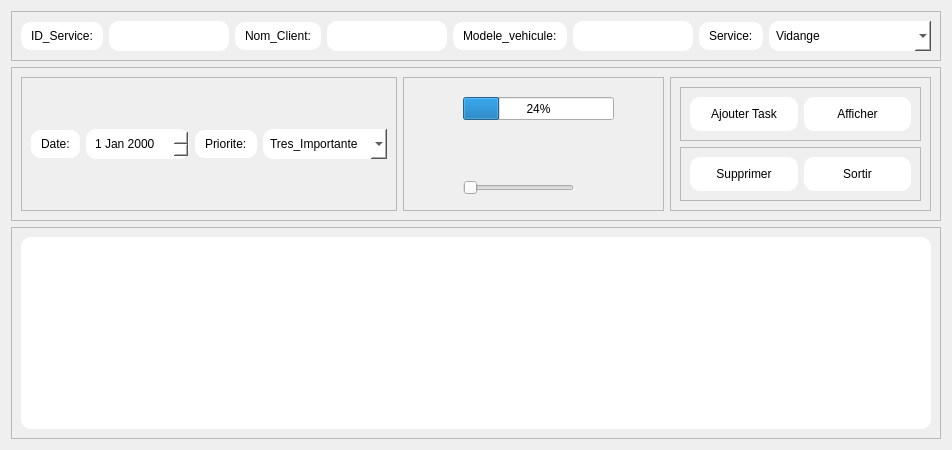
         <widget class="QWidget" name="sertodo">
          <layout class="QVBoxLayout" name="verticalLayout_23">
           <item>
            <widget class="QFrame" name="frame_42">
             <property name="sizePolicy">
              <sizepolicy hsizetype="Preferred" vsizetype="Maximum">
               <horstretch>0</horstretch>
               <verstretch>0</verstretch>
              </sizepolicy>
             </property>
             <property name="frameShape">
              <enum>QFrame::Shape::StyledPanel</enum>
             </property>
             <property name="frameShadow">
              <enum>QFrame::Shadow::Raised</enum>
             </property>
             <layout class="QHBoxLayout" name="horizontalLayout_28">
              <item>
               <widget class="QLabel" name="label_41">
                <property name="sizePolicy">
                 <sizepolicy hsizetype="Preferred" vsizetype="Maximum">
                  <horstretch>0</horstretch>
                  <verstretch>0</verstretch>
                 </sizepolicy>
                </property>
                <property name="styleSheet">
                 <string notr="true">background-color: rgb(255, 255, 255);
border-radius: 10px;
padding:7px;</string>
                </property>
                <property name="text">
                 <string>ID_Service:</string>
                </property>
               </widget>
              </item>
              <item>
               <widget class="QLineEdit" name="lineEdittodoid">
                <property name="styleSheet">
                 <string notr="true">background-color: rgb(255, 255, 255);
border-radius: 10px;padding:7px;</string>
                </property>
               </widget>
              </item>
              <item>
               <widget class="QLabel" name="label_42">
                <property name="sizePolicy">
                 <sizepolicy hsizetype="Preferred" vsizetype="Maximum">
                  <horstretch>0</horstretch>
                  <verstretch>0</verstretch>
                 </sizepolicy>
                </property>
                <property name="styleSheet">
                 <string notr="true">background-color: rgb(255, 255, 255);
border-radius: 10px;padding:7px;</string>
                </property>
                <property name="text">
                 <string>Nom_Client:</string>
                </property>
               </widget>
              </item>
              <item>
               <widget class="QLineEdit" name="lineEdittodonom">
                <property name="styleSheet">
                 <string notr="true">background-color: rgb(255, 255, 255);
border-radius: 10px;padding:7px;</string>
                </property>
               </widget>
              </item>
              <item>
               <widget class="QLabel" name="label_43">
                <property name="sizePolicy">
                 <sizepolicy hsizetype="Preferred" vsizetype="Maximum">
                  <horstretch>0</horstretch>
                  <verstretch>0</verstretch>
                 </sizepolicy>
                </property>
                <property name="styleSheet">
                 <string notr="true">background-color: rgb(255, 255, 255);
border-radius: 10px;padding:7px;</string>
                </property>
                <property name="text">
                 <string>Modele_vehicule:</string>
                </property>
               </widget>
              </item>
              <item>
               <widget class="QLineEdit" name="lineEdittodomodel">
                <property name="styleSheet">
                 <string notr="true">background-color: rgb(255, 255, 255);
border-radius: 10px;padding:7px;</string>
                </property>
               </widget>
              </item>
              <item>
               <widget class="QLabel" name="label_44">
                <property name="sizePolicy">
                 <sizepolicy hsizetype="Preferred" vsizetype="Maximum">
                  <horstretch>0</horstretch>
                  <verstretch>0</verstretch>
                 </sizepolicy>
                </property>
                <property name="styleSheet">
                 <string notr="true">background-color: rgb(255, 255, 255);
border-radius: 10px;padding:7px;</string>
                </property>
                <property name="text">
                 <string>Service:</string>
                </property>
               </widget>
              </item>
              <item>
               <widget class="QComboBox" name="comboBoxtodoservice">
                <property name="styleSheet">
                 <string notr="true">background-color: rgb(255, 255, 255);
border-radius: 10px;padding:7px;</string>
                </property>
                <item>
                 <property name="text">
                  <string>Vidange</string>
                 </property>
                </item>
                <item>
                 <property name="text">
                  <string>Chagement d'huile</string>
                 </property>
                </item>
                <item>
                 <property name="text">
                  <string>Diagnostique</string>
                 </property>
                </item>
                <item>
                 <property name="text">
                  <string>Verification_du_batterie</string>
                 </property>
                </item>
                <item>
                 <property name="text">
                  <string>Verification_du_moteur</string>
                 </property>
                </item>
               </widget>
              </item>
             </layout>
            </widget>
           </item>
           <item>
            <widget class="QFrame" name="frame_43">
             <property name="sizePolicy">
              <sizepolicy hsizetype="Preferred" vsizetype="Maximum">
               <horstretch>0</horstretch>
               <verstretch>0</verstretch>
              </sizepolicy>
             </property>
             <property name="frameShape">
              <enum>QFrame::Shape::StyledPanel</enum>
             </property>
             <property name="frameShadow">
              <enum>QFrame::Shadow::Raised</enum>
             </property>
             <layout class="QHBoxLayout" name="horizontalLayout_29">
              <item>
               <widget class="QFrame" name="frame_45">
                <property name="frameShape">
                 <enum>QFrame::Shape::StyledPanel</enum>
                </property>
                <property name="frameShadow">
                 <enum>QFrame::Shadow::Raised</enum>
                </property>
                <layout class="QHBoxLayout" name="horizontalLayout_30">
                 <item>
                  <widget class="QLabel" name="label_45">
                   <property name="sizePolicy">
                    <sizepolicy hsizetype="Preferred" vsizetype="Maximum">
                     <horstretch>0</horstretch>
                     <verstretch>0</verstretch>
                    </sizepolicy>
                   </property>
                   <property name="styleSheet">
                    <string notr="true">background-color: rgb(255, 255, 255);
border-radius: 10px;padding:7px;</string>
                   </property>
                   <property name="text">
                    <string>Date:</string>
                   </property>
                  </widget>
                 </item>
                 <item>
                  <widget class="QDateEdit" name="dateEdittodo">
                   <property name="styleSheet">
                    <string notr="true">background-color: rgb(255, 255, 255);
border-radius: 10px;padding:7px;</string>
                   </property>
                  </widget>
                 </item>
                 <item>
                  <widget class="QLabel" name="label_57">
                   <property name="sizePolicy">
                    <sizepolicy hsizetype="Preferred" vsizetype="Maximum">
                     <horstretch>0</horstretch>
                     <verstretch>0</verstretch>
                    </sizepolicy>
                   </property>
                   <property name="styleSheet">
                    <string notr="true">background-color: rgb(255, 255, 255);
border-radius: 10px;padding:7px;</string>
                   </property>
                   <property name="text">
                    <string>Priorite:</string>
                   </property>
                  </widget>
                 </item>
                 <item>
                  <widget class="QComboBox" name="comboBoxtodopriorite">
                   <property name="styleSheet">
                    <string notr="true">background-color: rgb(255, 255, 255);
border-radius: 10px;padding:7px;</string>
                   </property>
                   <item>
                    <property name="text">
                     <string>Tres_Importante</string>
                    </property>
                   </item>
                   <item>
                    <property name="text">
                     <string>Importante</string>
                    </property>
                   </item>
                   <item>
                    <property name="text">
                     <string>Moin_Importante</string>
                    </property>
                   </item>
                  </widget>
                 </item>
                </layout>
               </widget>
              </item>
              <item>
               <widget class="QFrame" name="frame_46">
                <property name="frameShape">
                 <enum>QFrame::Shape::StyledPanel</enum>
                </property>
                <property name="frameShadow">
                 <enum>QFrame::Shadow::Raised</enum>
                </property>
                <widget class="QProgressBar" name="progressBartodo">
                 <property name="geometry">
                  <rect>
                   <x>60</x>
                   <y>20</y>
                   <width>151</width>
                   <height>23</height>
                  </rect>
                 </property>
                 <property name="value">
                  <number>24</number>
                 </property>
                </widget>
                <widget class="QSlider" name="horizontalSlidertodo">
                 <property name="geometry">
                  <rect>
                   <x>60</x>
                   <y>100</y>
                   <width>111</width>
                   <height>22</height>
                  </rect>
                 </property>
                 <property name="orientation">
                  <enum>Qt::Orientation::Horizontal</enum>
                 </property>
                </widget>
               </widget>
              </item>
              <item>
               <widget class="QFrame" name="frame_47">
                <property name="frameShape">
                 <enum>QFrame::Shape::StyledPanel</enum>
                </property>
                <property name="frameShadow">
                 <enum>QFrame::Shadow::Raised</enum>
                </property>
                <layout class="QVBoxLayout" name="verticalLayout_24">
                 <item>
                  <widget class="QFrame" name="frame_48">
                   <property name="frameShape">
                    <enum>QFrame::Shape::StyledPanel</enum>
                   </property>
                   <property name="frameShadow">
                    <enum>QFrame::Shadow::Raised</enum>
                   </property>
                   <layout class="QHBoxLayout" name="horizontalLayout_31">
                    <item>
                     <widget class="QPushButton" name="pushButtontodoajouter">
                      <property name="styleSheet">
                       <string notr="true">QPushButton
{
background-color:rgb(255, 255, 255);
border-radius: 10px;
padding: 10px;
}

QPushButton:Hover {
				background-color: rgb(159, 159, 159);
				border-color: rgb(159, 159, 159);}
</string>
                      </property>
                      <property name="text">
                       <string>Ajouter Task</string>
                      </property>
                     </widget>
                    </item>
                    <item>
                     <widget class="QPushButton" name="pushButtontodoafficher">
                      <property name="styleSheet">
                       <string notr="true">QPushButton
{
background-color:rgb(255, 255, 255);
border-radius: 10px;
padding: 10px;
}

QPushButton:Hover {
				background-color: rgb(159, 159, 159);
				border-color: rgb(159, 159, 159);}
</string>
                      </property>
                      <property name="text">
                       <string>Afficher</string>
                      </property>
                     </widget>
                    </item>
                   </layout>
                  </widget>
                 </item>
                 <item>
                  <widget class="QFrame" name="frame_49">
                   <property name="frameShape">
                    <enum>QFrame::Shape::StyledPanel</enum>
                   </property>
                   <property name="frameShadow">
                    <enum>QFrame::Shadow::Raised</enum>
                   </property>
                   <layout class="QHBoxLayout" name="horizontalLayout_32">
                    <item>
                     <widget class="QPushButton" name="pushButtontodosup">
                      <property name="styleSheet">
                       <string notr="true">QPushButton
{
background-color:rgb(255, 255, 255);
border-radius: 10px;
padding: 10px;
}

QPushButton:Hover {
				background-color: rgb(159, 159, 159);
				border-color: rgb(159, 159, 159);}
</string>
                      </property>
                      <property name="text">
                       <string>Supprimer</string>
                      </property>
                     </widget>
                    </item>
                    <item>
                     <widget class="QPushButton" name="pushButtontodosortir">
                      <property name="styleSheet">
                       <string notr="true">QPushButton
{
background-color:rgb(255, 255, 255);
border-radius: 10px;
padding: 10px;
}

QPushButton:Hover {
				background-color: rgb(159, 159, 159);
				border-color: rgb(159, 159, 159);}
</string>
                      </property>
                      <property name="text">
                       <string>Sortir</string>
                      </property>
                     </widget>
                    </item>
                   </layout>
                  </widget>
                 </item>
                </layout>
               </widget>
              </item>
             </layout>
            </widget>
           </item>
           <item>
            <widget class="QFrame" name="frame_44">
             <property name="frameShape">
              <enum>QFrame::Shape::StyledPanel</enum>
             </property>
             <property name="frameShadow">
              <enum>QFrame::Shadow::Raised</enum>
             </property>
             <layout class="QHBoxLayout" name="horizontalLayout_33">
              <item>
               <widget class="QTableView" name="tableViewtodo">
                <property name="styleSheet">
                 <string notr="true">background-color: rgb(255, 255, 255);
border-radius: 10px;</string>
                </property>
               </widget>
              </item>
             </layout>
            </widget>
           </item>
          </layout>
         </widget>
